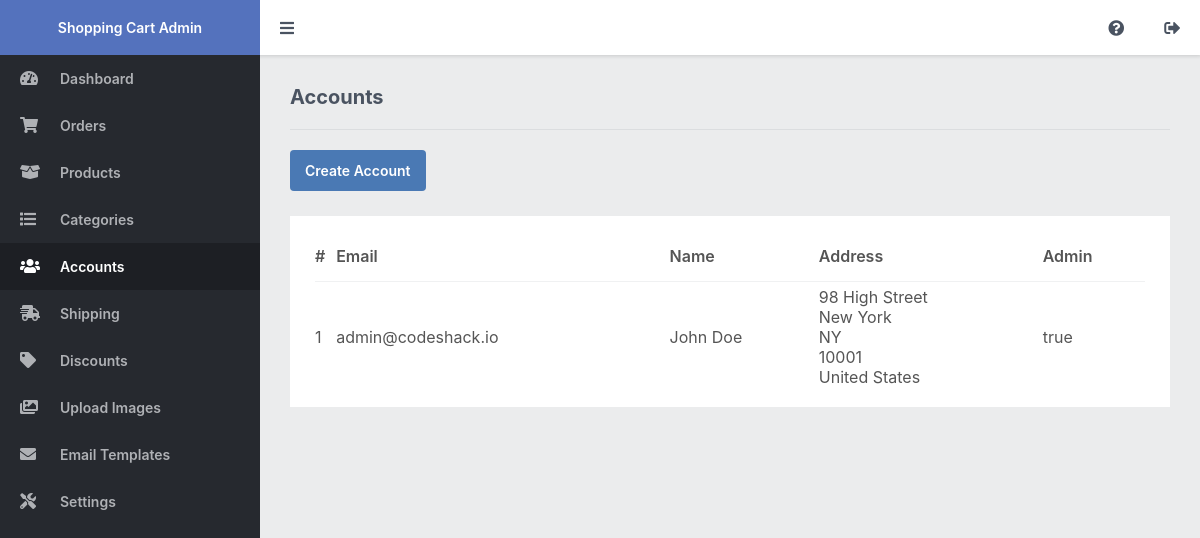
The app's page /admin/index.php?page=accounts (signed in) with its own data.
### tables this page shows
CREATE TABLE IF NOT EXISTS `accounts` (
`id` int(11) NOT NULL AUTO_INCREMENT,
  `email` varchar(255) NOT NULL,
  `password` varchar(255) NOT NULL,
  `first_name` varchar(100) NOT NULL,
  `last_name` varchar(100) NOT NULL,
  `address_street` varchar(255) NOT NULL,
  `address_city` varchar(100) NOT NULL,
  `address_state` varchar(100) NOT NULL,
  `address_zip` varchar(50) NOT NULL,
  `address_country` varchar(100) NOT NULL,
  `admin` tinyint(1) NOT NULL DEFAULT '0',
  PRIMARY KEY (`id`)
);

### admin/index.php (called while the page is built, shortened)
<?php
include '../functions.php';
$pdo = pdo_connect_mysql();
$stmt = $pdo->prepare('SELECT * FROM accounts WHERE id = ?');
$stmt->execute([ $_SESSION['account_id'] ]);
$page = isset($_GET['page']) && file_exists($_GET['page'] . '.php') ? $_GET['page'] : 'dashboard';
include $page . '.php';
?>

### admin/accounts.php (the view, shortened to what this page needs)
<?php
$stmt = $pdo->prepare('SELECT * FROM accounts ORDER BY id DESC');
$stmt->execute();
$accounts = $stmt->fetchAll(PDO::FETCH_ASSOC);
?>
<?=template_admin_header('Accounts', 'accounts')?>
<h2>Accounts</h2>
<div class="links">
    <a href="index.php?page=account">Create Account</a>
</div>
<div class="content-block">
    <div class="table">
        <table>
            <thead>
                <tr>
                    <td class="responsive-hidden">#</td>
                    <td>Email</td>
                    <td>Name</td>
                    <td>Address</td>
                    <td>Admin</td>
                </tr>
            </thead>
            <tbody>
                <?php if (empty($accounts)): ?>
                <tr>
                    <td colspan="8" style="text-align:center;">There are no accounts</td>
                </tr>
                <?php else: ?>
                <?php foreach ($accounts as $account): ?>
                <tr class="details" onclick="location.href='index.php?page=account&id=<?=$account['id']?>'">
                    <td class="responsive-hidden"><?=$account['id']?></td>
                    <td><?=$account['email']?></td>
                    <td><?=$account['first_name']?> <?=$account['last_name']?></td>
                    <td>
                        <?=$account['address_street']?><br>
                        <?=$account['address_city']?><br>
                        <?=$account['address_state']?><br>
                        <?=$account['address_zip']?><br>
                        <?=$account['address_country']?><br>
                    </td>
                    <td><?=$account['admin']==1?'true':'false'?></td>
                </tr>
                <?php endforeach; ?>
                <?php endif; ?>
            </tbody>
        </table>
    </div>
</div>
<?=template_admin_footer()?>

### admin/admin.css (style rules this page uses)
* { box-sizing: border-box; font-family: -apple-system, BlinkMacSystemFont, "segoe ui", roboto, oxygen, ubuntu, cantarell, "fira sans", "droid sans", "helvetica neue", Arial, sans-serif; font-size: 16px; -webkit-font-smoothing: antialiased; -moz-osx-font-smoothing: grayscale; }
html { height: 100%; }
body { position: relative; min-height: 100%; color: #555555; background-color: #ebeced; margin: 0; }
h1, h2, h3, h4, h5 { color: #4a5361; margin: 0; padding: 0; }
main h2 { font-size: 20px; padding-bottom: 20px; border-bottom: 1px solid #dbdddf; }
main .content-block { background-color: #fff; margin-top: 25px; padding: 15px; }
main .table { padding: 0 10px; }
main .table table { width: 100%; border-collapse: collapse; }
main .table table thead td { font-weight: 600; padding: 15px 0; }
main .table table thead tr { border-bottom: 1px solid #f0f1f2; }
main .table table tbody td { padding: 5px 0; }
main .table table .details { cursor: pointer; }
main .links { display: flex; flex-flow: wrap; padding-top: 20px; }
main .links a { display: inline-flex; text-decoration: none; background: #4a79b4; color: #FFFFFF; padding: 12px 15px; margin-right: 10px; font-size: 14px; font-weight: 600; border-radius: 4px; }

### records on screen
accounts: id "1", email "admin@codeshack.io", first_name "John", last_name "Doe", address_street "98 High Street", address_city "New York", address_state "NY", address_zip "10001", address_country "United States", admin "true"
